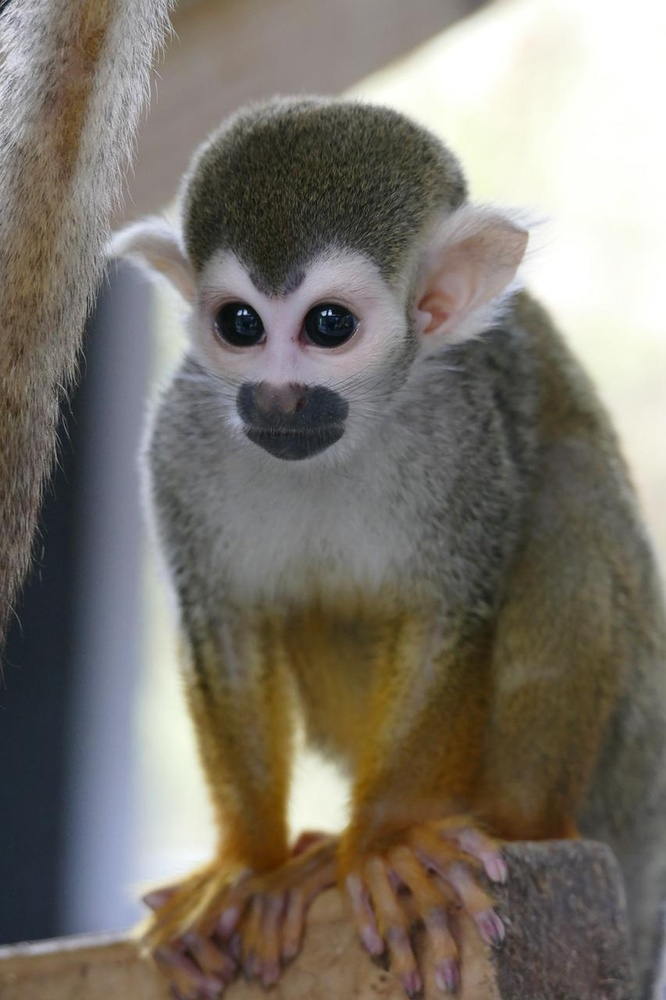
#> input picture drawingInPython/Pictures/spider-monkey.jpg, 666 x 1000 px, shrunk from 853 x 1280 before the run, found by its file name
$ python imageToSketch.py
#> lines starting #> are read from the running program, lines starting #| are printed output that depends on the picture
# Description: This program cconverts an image to a pencil sketch

import cv2
from cv2 import pencilSketch

img_location = './drawingInPython/Pictures/'
img_name = 'spider-monkey.jpg'

img = cv2.imread(img_location+img_name)
#> img is the input picture: shape (1000, 666, 3); mean B, G, R 108.4, 117.5, 123.4

gray_image = cv2.cvtColor(img, cv2.COLOR_BGR2GRAY)
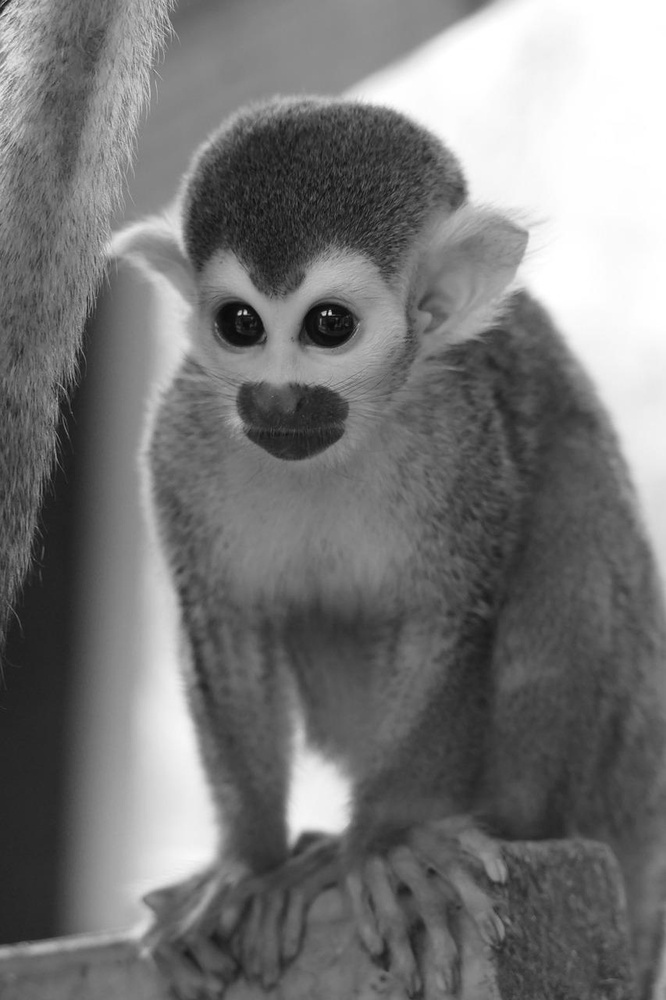
#> gray_image: shape (1000, 666); min 6, max 255, mean 118.2

inverted_image = 255 - gray_image
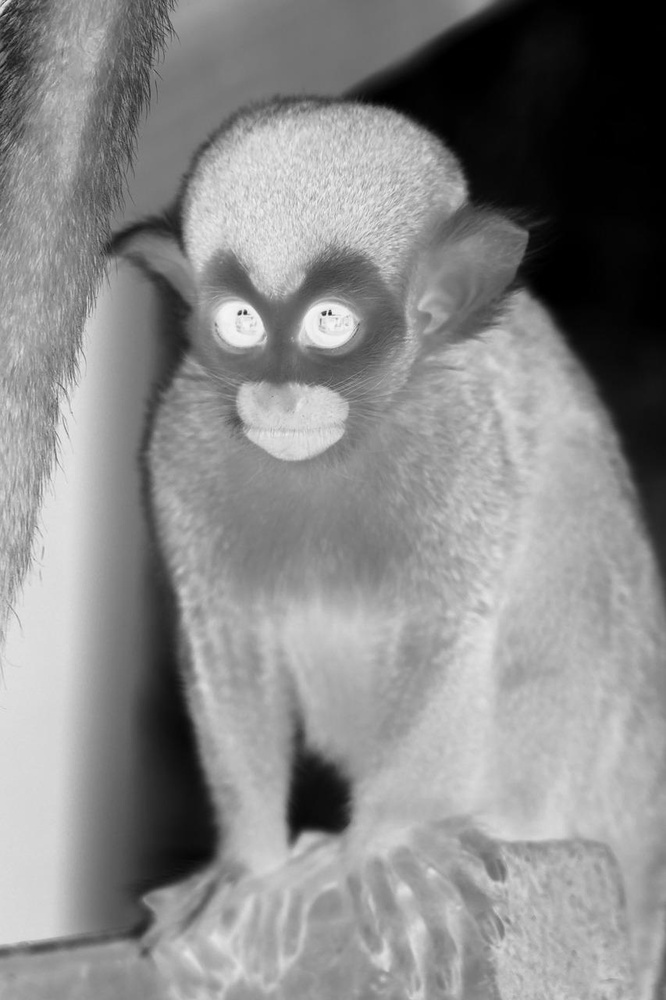
#> inverted_image: shape (1000, 666); min 0, max 249, mean 136.8

blurred_image = cv2.GaussianBlur(inverted_image, (21, 21), 0)
inverted_blurred_image = 255- blurred_image

pencil_sketched_image = cv2.divide(gray_image, inverted_blurred_image, scale=256.0)
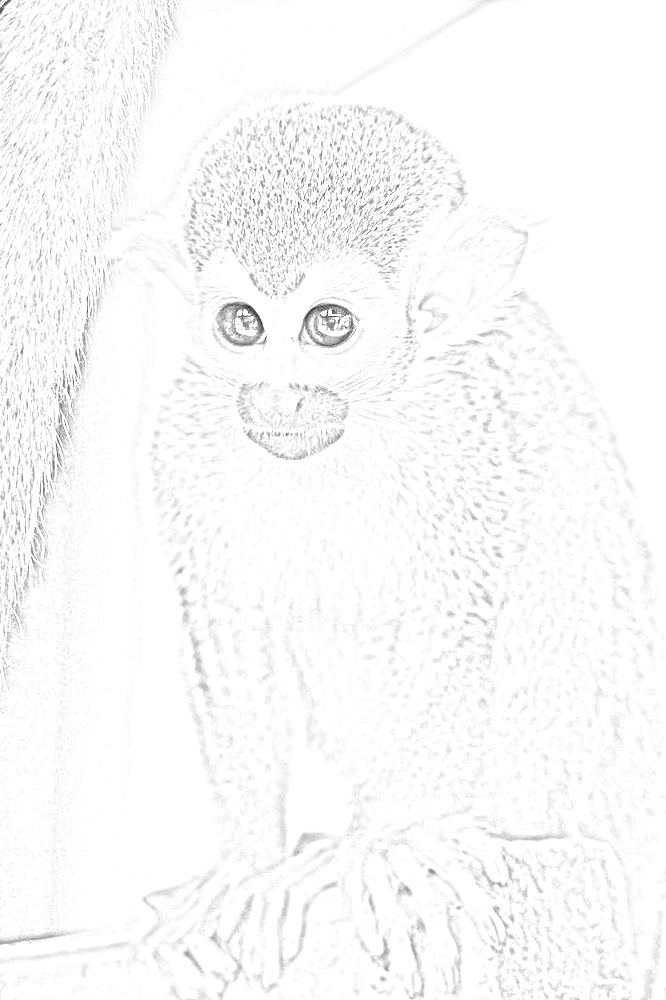
#> pencil_sketched_image: shape (1000, 666); min 32, max 255, mean 249.6

cv2.imshow('Original Image', img)
cv2.imshow('Grayscaled Image', pencil_sketched_image)
cv2.waitKey(0)
